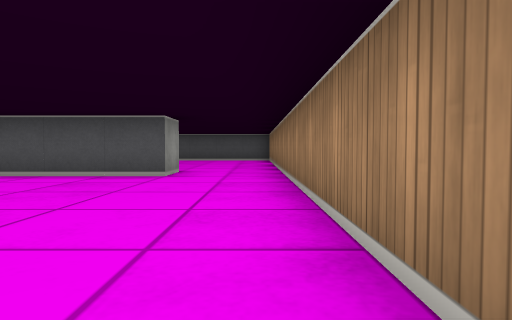
view 1 (above)

15 first-person views from a walk through a cub3D maze. The camera is about half as high as the walls, tilts 2° down and sees 75° across. The floor is counted in squares. Each view is taken from the middle of a square. On the plan, view 1 faces up. The plan holds only what a view shows up to about 9 squares ahead; the rest is blank. The place goes on beyond the plan.

view 2
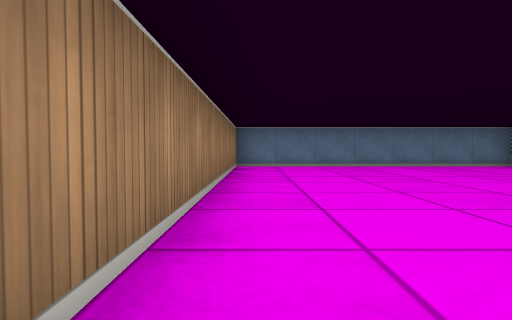

view 3
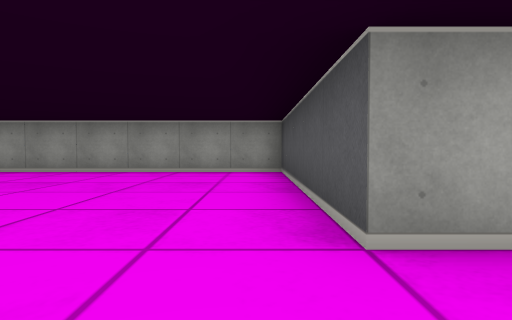

view 4
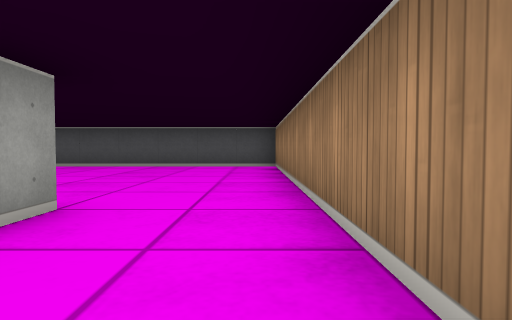

view 5
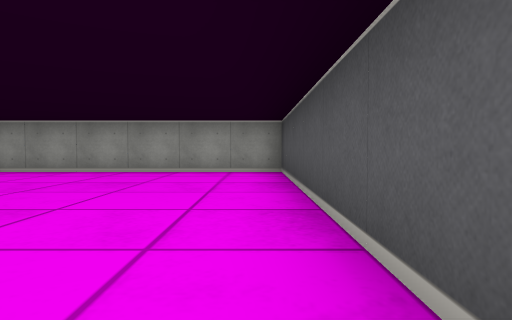

view 6
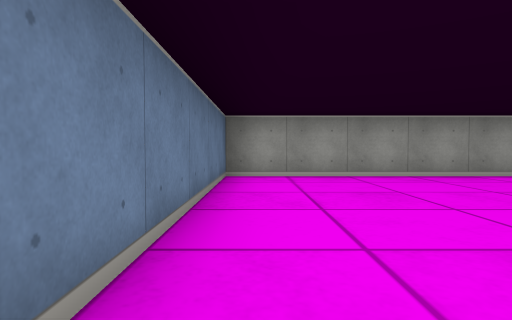

view 7
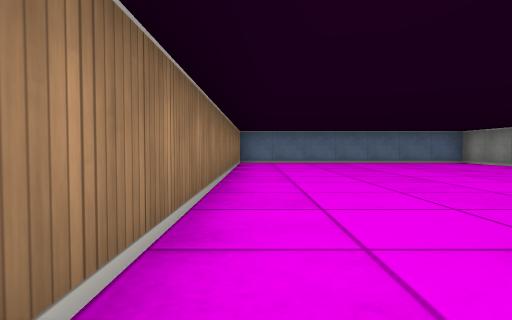

view 8
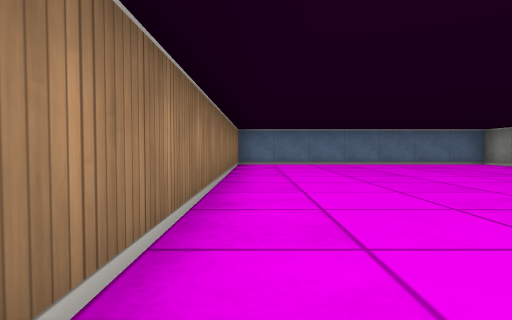

view 9
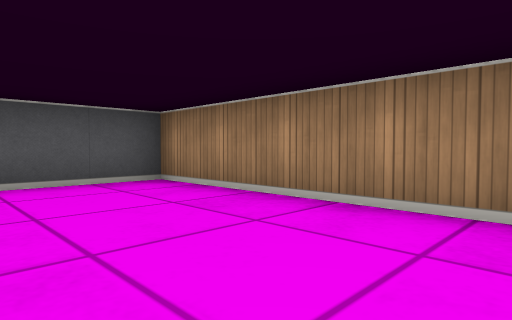

view 10
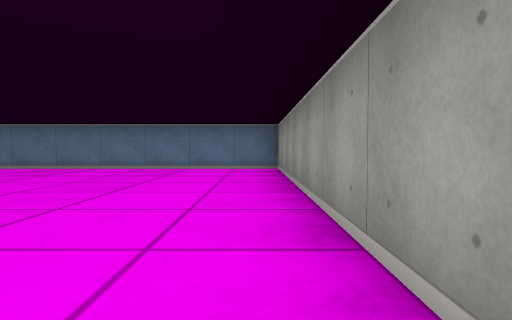

view 11
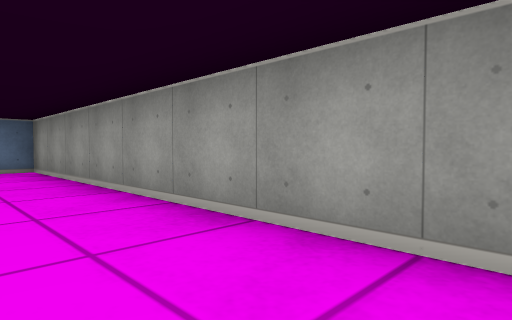

view 12
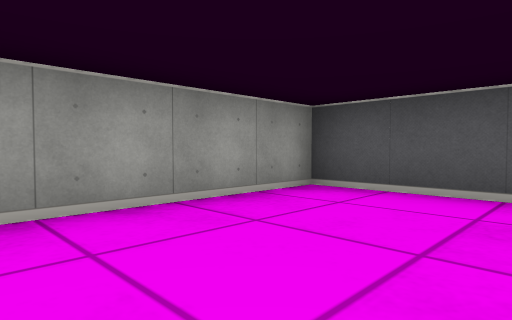

view 13
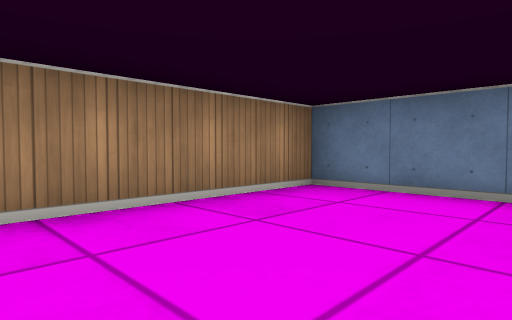

view 14
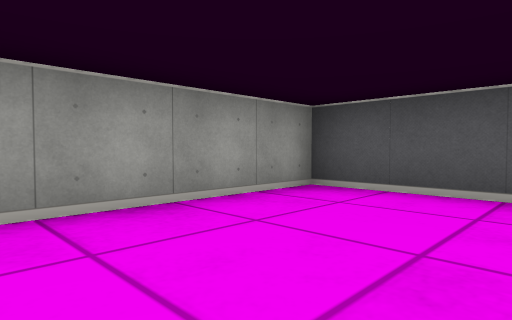

view 15
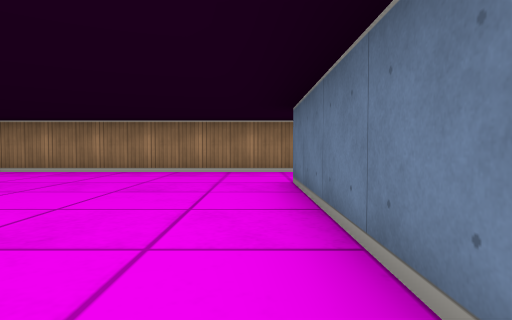

### Floor plan
Ten units are one square. View 1 is at (0, 0); x grows to the right and y downward. Boxes are objects, and circles mark ways between rooms. Rooms are numbered by the first view taken in them; rooms with no view inside come last. Other rooms are left out.
<svg viewBox="-70 -130 80 170">
<path fill="none" stroke="#000" d="M-15 -55 -65 -55 -65 35 5 35 5 -55M5 -55 5 -125 -65 -125 -65 -65 -15 -65 -15 -55"/>
<circle cx="-5" cy="-60" r="3" fill="#2a7"/>
<text x="-30" y="-10">1</text>
<text x="-30" y="-90">2</text>
</svg>
Room 1 opens to room 2.

Where each view was taken, in squares from view 1:
view 1: 0 up, 0 right, facing up
view 2: 5 up, 0 right, facing down
view 3: 5 up, 0 right, facing left
view 4: 4 up, 0 right, facing up
view 5: 12 up, 0 right, facing left
view 6: 7 up, 1 left, facing left
view 7: 7 up, 0 right, facing down
view 8: 6 up, 0 right, facing down
view 9: 8 up, 2 left, facing up-right
view 10: 4 up, 6 left, facing down
view 11: 4 up, 5 left, facing down-left
view 12: 2 up, 4 left, facing up-left
view 13: 0 up, 2 left, facing down-right
view 14: 9 up, 4 left, facing up-left
view 15: 7 up, 6 left, facing right
